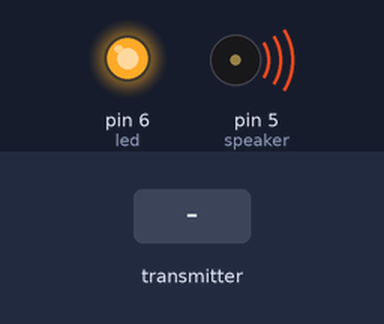
The sketch below on a simulated Arduino Uno, built with avr-gcc and run on an emulated ATmega328P. Parts: output pins drawn as LEDs (lit = HIGH), buzzer (waves = sounding, pin HIGH). Inputs (shaded band) come from the test bench. No radio packets arrive unless stated; what the sketch prints to the serial monitor is not drawn.

Above: at 1.2 s.
1.3 s: the transmitter starts sending nhan = 1
At 1.7 s:
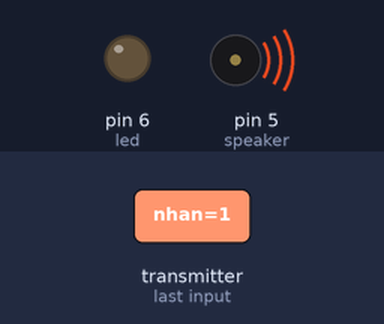
Timing chart, 0 to 4.3 s (numbered marks = the images above; inputs shaded):
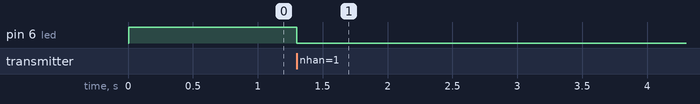

Measured:
- after the input at 1.3 s, pin 6 (led): HIGH → LOW at once

The sketch:

test_switch_recceiver.ino
```cpp
/*
 * https://maniacbug.github.io/RF24/classRF24.html
 *
 * Sơ đồ chân mạch NRF24L01 + PA + LNA
 *
 * VCC - 3.3v
 * GND - GND
 * CSN - 8
 * CE - 7
 * SCK - 13
 * MOSI - 11
 * MISO - 12
 */

/*
* Sơ đồ chân điều khiển loa và đèn (đấu nối vào relay)
*
* đèn - 6
* loa - 5
*/


/*
* Sơ đồ nối chân phát nhạc MP3 TF 16P
* VCC - 3.3V
* DAC_R - R (trên mạch khuếch đại - tín hiệu đầu vào)
* DAC_L - L (trên mạch khuếch đại - tín hiệu đầu vào)
* GND - GND (Arduino) - GND (trên mạch khuếch đại, tín hiệu đầu vào)
* IO_1 - (cơ chế: nối tắt vào chân GND - cách nối: IO_1 vào rơ le, chân còn lại của rơ le đấu vào chân GND)
*/


#include <SPI.h>
#include <nRF24L01.h>
#include <RF24.h>

// init led
int led = 6;

// init speaker
int speaker = 5;

RF24 radio(7, 8); // CE, CSN
const byte diachi[6] = "12345";

void setup()
{
  Serial.begin(9600);

  if (!radio.begin())
  {
    Serial.println("Module không khởi động được...!!");
    while (1) {}
  }

  //set up led
  pinMode(led, OUTPUT);
  digitalWrite(led, HIGH);


  pinMode(speaker, OUTPUT);
  digitalWrite(speaker, HIGH);

  radio.openReadingPipe(1, diachi);
  radio.setPALevel(RF24_PA_MIN);
  radio.setChannel(80);
  radio.setDataRate(RF24_250KBPS);
  radio.startListening();

  if (!radio.available())
  {
    Serial.println("Chưa kết nối được với TX...!!");
    Serial.println("CHỜ KẾT NỐI.......");
  }
}

void loop()
{

  if (radio.available())
  {
    char nhan = '0'; //30 là số kí tự trong mảng
    radio.read(&nhan, sizeof(nhan));

    //control led
    if (nhan=='1'){
      Serial.println("Den bat");
      digitalWrite(led, LOW);
    }
    if (nhan=='2'){
      Serial.println("Den tat");
      digitalWrite(led, HIGH);
    }

    // control speaker
    if (nhan=='3'){
      Serial.println("Loa bat");
      digitalWrite(speaker, LOW);
    }
    if (nhan=='4'){
      Serial.println("Loa tat");
      digitalWrite(speaker, HIGH);
    }

  }
}
```
